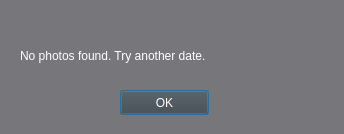
<?xml version="1.0" encoding="UTF-8"?>
<ui version="4.0">
 <class>Dialog</class>
 <widget class="QDialog" name="Dialog">
  <property name="geometry">
   <rect>
    <x>0</x>
    <y>0</y>
    <width>344</width>
    <height>134</height>
   </rect>
  </property>
  <property name="windowTitle">
   <string>Dialog</string>
  </property>
  <property name="styleSheet">
   <string notr="true">QPushButton{
	background-color: #424242;
	color: white;
	font: 11pt &quot;JetBrains Mono&quot;;
}

QDialog{
	background-color: rgb(119, 118, 123)
}
 
QLabel {
	color: white;
	font: 11pt &quot;JetBrains Mono&quot;;
}</string>
  </property>
  <widget class="QLabel" name="label">
   <property name="geometry">
    <rect>
     <x>20</x>
     <y>40</y>
     <width>311</width>
     <height>31</height>
    </rect>
   </property>
   <property name="text">
    <string>No photos found. Try another date.</string>
   </property>
  </widget>
  <widget class="QPushButton" name="pushButton">
   <property name="geometry">
    <rect>
     <x>120</x>
     <y>90</y>
     <width>89</width>
     <height>25</height>
    </rect>
   </property>
   <property name="text">
    <string>OK</string>
   </property>
  </widget>
 </widget>
 <resources/>
 <connections/>
</ui>
